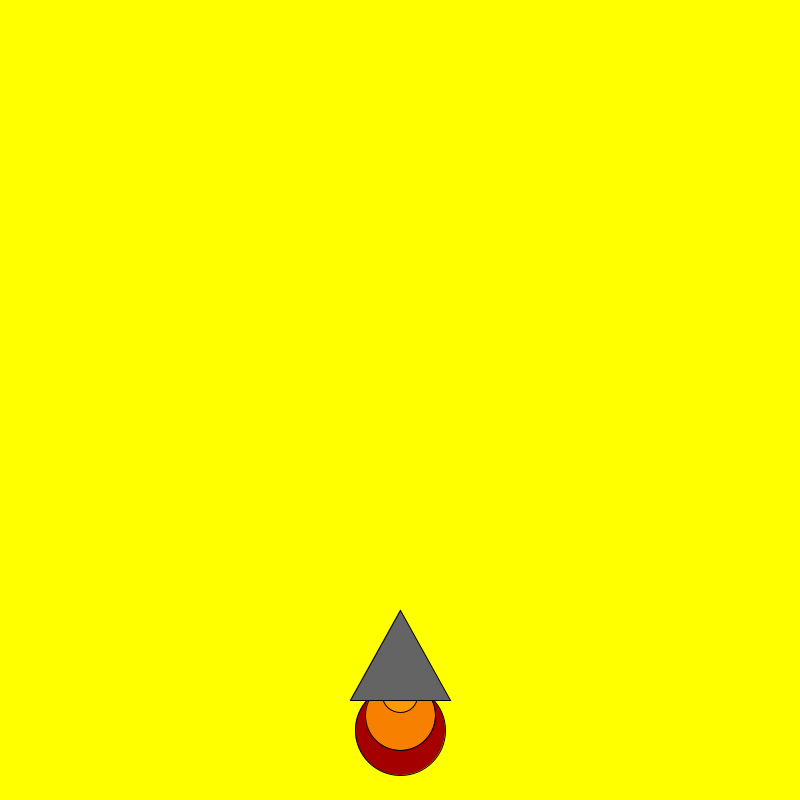
Frame 1 (no input)
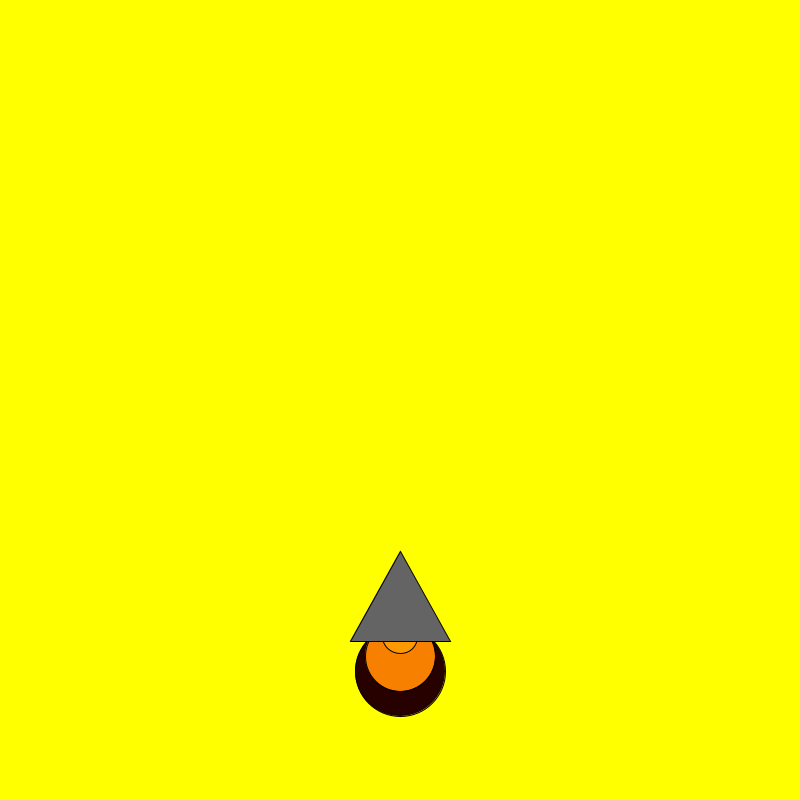
Frame 60 (the mouse pressed at the canvas centre just before this capture)
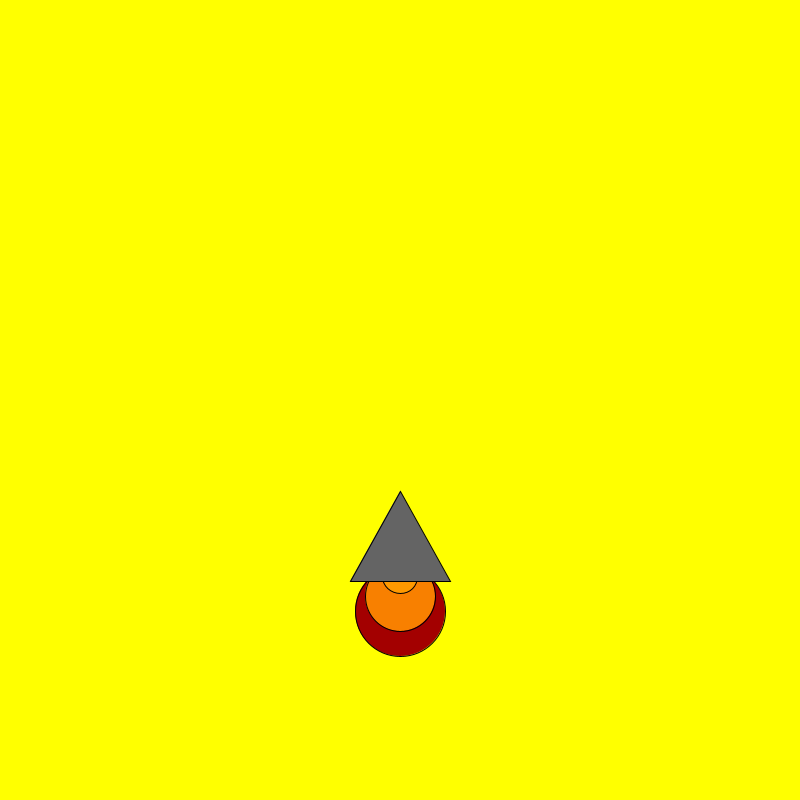
Frame 120 (the mouse held since frame 60 and released just before this capture)

The Processing sketch that drew these frames (run headless with seeded random() and noise(); from frame 60 on, the mouse is pressed at the canvas centre):

// Processing sketch: rocket_ship
// ── rocket_ship.pde
int x = 400;
int y = 600;

void setup() {
  size(800, 800);
}

void draw() {
  background(#FFFF00);
  fill(random(255), 0, 0);
  ellipse(x, y + 130, 90, 90);
  fill(248, 128, 0);
  ellipse(x, y + 115, 70, 70);
  fill(255, 153, 0);
  ellipse(x, y + 95, 35, 35);
  fill(100, 100, 100);
  triangle(x, y + 10, x + 50, y + 100, x - 50, y + 100);
  y=y-1;
}
